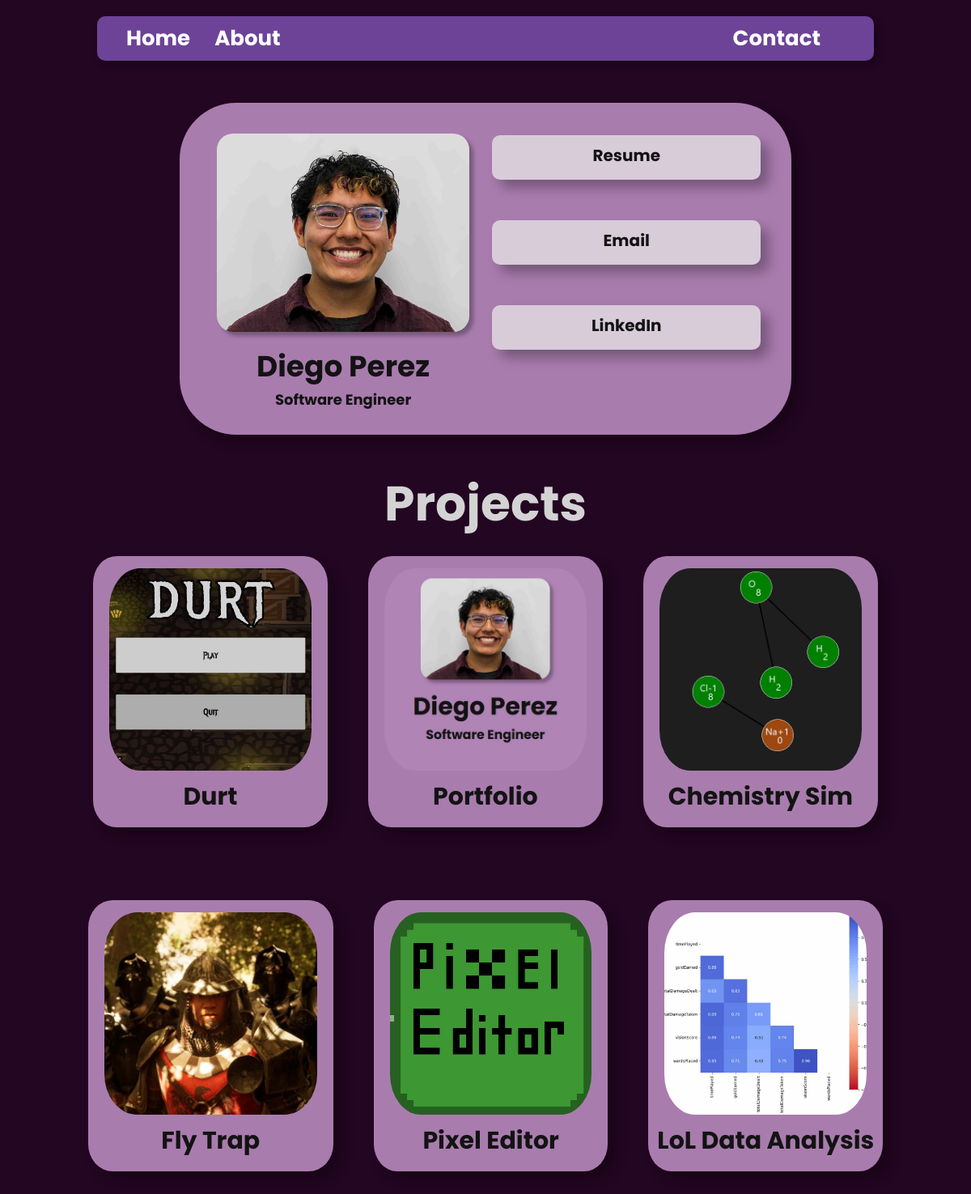
The page / on the database its author committed.
### DiegoPerezPortfolio/models.py (models this page shows, shortened)
class Project(models.Model):
    title = models.CharField(max_length=100)
    description = models.TextField()
    thumbnail = models.ImageField(blank=True, null=True)

### DiegoPerezPortfolio/views.py (the view)
# urls.py: path('', views.index),
def index(request):
    projects = Project.objects.all()
    return render(request, 'index.html', {'projects': projects})

### templates/index.html
<!DOCTYPE html>
<html lang="en">
{% include "header.html" %}
<body>
    <main>
        <div class = "card-holder">
            <div class="card">
                <div class="me">
                    <img src="/static/Headshot.jpg" alt="Diego's Headshot">
                    <h1>Diego Perez</h1>
                    <h2>Software Engineer</h2>
                </div>
                <div class = "links">
                    <a href="https://drive.google.com/file/d/1ih5eqKvnmu2JFIs6GeXLbAP-8bxtwbL3/view?usp=drive_link" target="_blank" rel="noopener noreferrer">Resume</a>
                    <a href="mailto:perez.diego@utah.edu">Email</a>
                    <a href="https://www.linkedin.com/in/diego-perez-uu" target="_blank" rel="noopener noreferrer">LinkedIn</a>
                </div>
            </div>
        </div>
        <h1 class="section-title"> Projects </h1>
        <div class="project-holder">
            <div class = "projects">
                {% for project in projects %}
                    <a class = "project" href="/{{ project.title }}">
                        <img src = "{{ project.thumbnail.url }}" alt = "thumbnail for {{ project.title }}">
                        <h2> {{ project.title }}</h2>
                    </a>
                {% endfor %}
            </div>
        </div>
    </main>
</body>
</html>

### static/main.css (style rules this page uses)
html { background-color: #230622; font-family: "Poppins", serif; padding: 0; margin: 0; border: 0; color: lightgrey; }
body { padding: 0; margin: 0; border: 0; }
main { margin-left: 5%; margin-right: 5%; }
.card, .project { background-color: #a97cae; color: #131313; }
.card-holder { display: flex; flex-direction: row; justify-content: center; }
.section-title { font-size: 60px; text-align: center; }
.projects { display: flex; justify-content: center; margin-left: 0; margin-right: 0; flex-flow: row wrap; margin-top: 10px; gap: 50px; }
.project-holder { display: flex; justify-content: center; }
h1 { margin-bottom: 0; }
a { color: #b57997 }

### rows shown on the page
Project: thumbnail (picture), title "Durt"
Project: thumbnail (picture), title "Portfolio"
Project: thumbnail (picture), title "Chemistry Sim"
Project: thumbnail (picture), title "Fly Trap"
Project: thumbnail (picture), title "Pixel Editor"
Project: thumbnail (picture), title "LoL Data Analysis"
